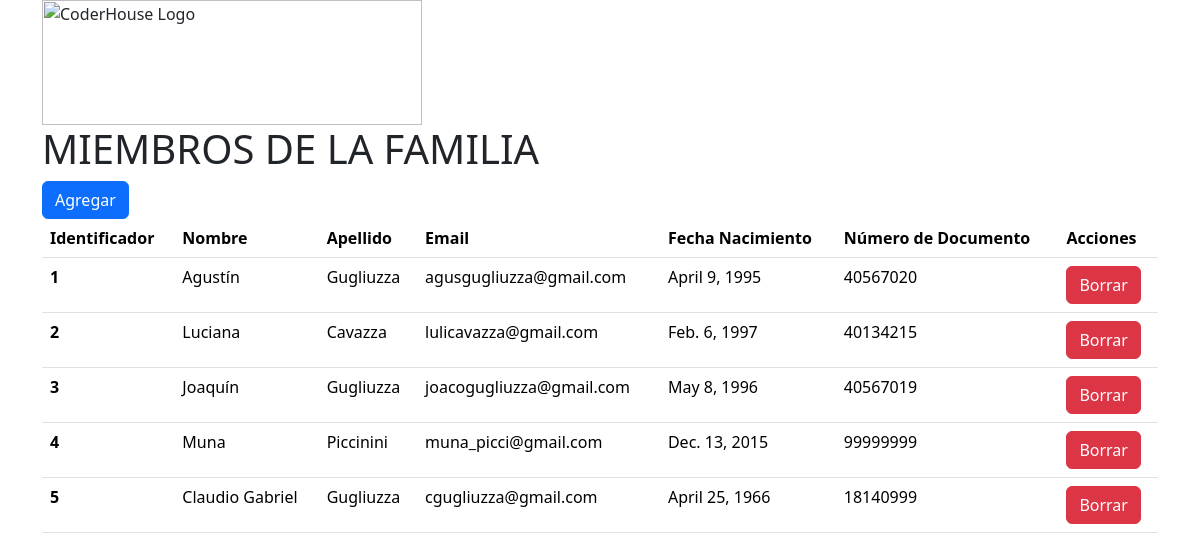
Screenshot of /familia/ with the database file from the repository.
### Familia/models.py (models this page shows)
class Persona(models.Model):
    nombre = models.CharField(max_length=100)
    apellido = models.CharField(max_length=100)
    email = models.CharField(max_length=100)
    documento = models.IntegerField()
    fecha_nacimiento = models.DateField()

### Familia/views.py (the view)
# urls.py: path('', views.index, name="index"),
def index(request):
    personas = Persona.objects.all()
    template = loader.get_template('familia/index.html')
    context = {
        'personas': personas,
    }
    return HttpResponse(template.render(context, request))

### Familia/templates/Familia/index.html (shortened to what this page needs)
{% load bootstrap5 %}
{% bootstrap_css %}
<div class="container">
    <div class="row">
      <div class="col">
        <img src="https://jobs.coderhouse.com/assets/logos_coderhouse.png" alt="CoderHouse Logo" width="380" height="125">
        <h1>MIEMBROS DE LA FAMILIA</h1>
        {% url 'agregar' as agregar_url %}
        {% bootstrap_button "Agregar" size="sm" button_class="btn-primary" button_type="link" href=agregar_url %}
      </div>
      </div>
      <dov class="row">
      <div class="col">
        {% if personas %}
        <table class="table">
            <thead>
                <th scope="col">Identificador</th>
                <th scope="col">Nombre</th>
                <th scope="col">Apellido</th>
                <th scope="col">Email</th>
                <th scope="col">Fecha Nacimiento</th>
                <th scope="col">N&uacute;mero de Documento</th>
                <th scope="col">Acciones</th>
            </thead>
            {% for p in personas %}
            <tbody>
                <tr>
                    <th scope="row">{{p.id}} </th>
                    <td> {{p.nombre}} </td>
                    <td> {{p.apellido}} </td>
                    <td> {{p.email}} </td>
                    <td> {{p.fecha_nacimiento}} </td>
                    <td> {{p.documento}} </td>
                    {% url 'borrar' identificador=p.id as borrar_url %}
                    <td>{% bootstrap_button "Borrar" size="sm" button_class="btn-danger" button_type="link" href=borrar_url %}</td>
                </tr>
            </tbody>
            {% endfor %}
        </table>
        {% else %}
            <p style="color:red">No tienes familiares cargados</style></p>
        {% endif %}
      </div>
    </div>

### rows the page displays
Persona: id "1", nombre "Agustín", apellido "Gugliuzza", email "agusgugliuzza@gmail.com", fecha_nacimiento "April 9, 1995", documento "40567020", bootstrap_button "Borrar"
Persona: id "2", nombre "Luciana", apellido "Cavazza", email "lulicavazza@gmail.com", fecha_nacimiento "Feb. 6, 1997", documento "40134215", bootstrap_button "Borrar"
Persona: id "3", nombre "Joaquín", apellido "Gugliuzza", email "joacogugliuzza@gmail.com", fecha_nacimiento "May 8, 1996", documento "40567019", bootstrap_button "Borrar"
Persona: id "4", nombre "Muna", apellido "Piccinini", email "muna_picci@gmail.com", fecha_nacimiento "Dec. 13, 2015", documento "99999999", bootstrap_button "Borrar"
Persona: id "5", nombre "Claudio Gabriel", apellido "Gugliuzza", email "cgugliuzza@gmail.com", fecha_nacimiento "April 25, 1966", documento "18140999", bootstrap_button "Borrar"
